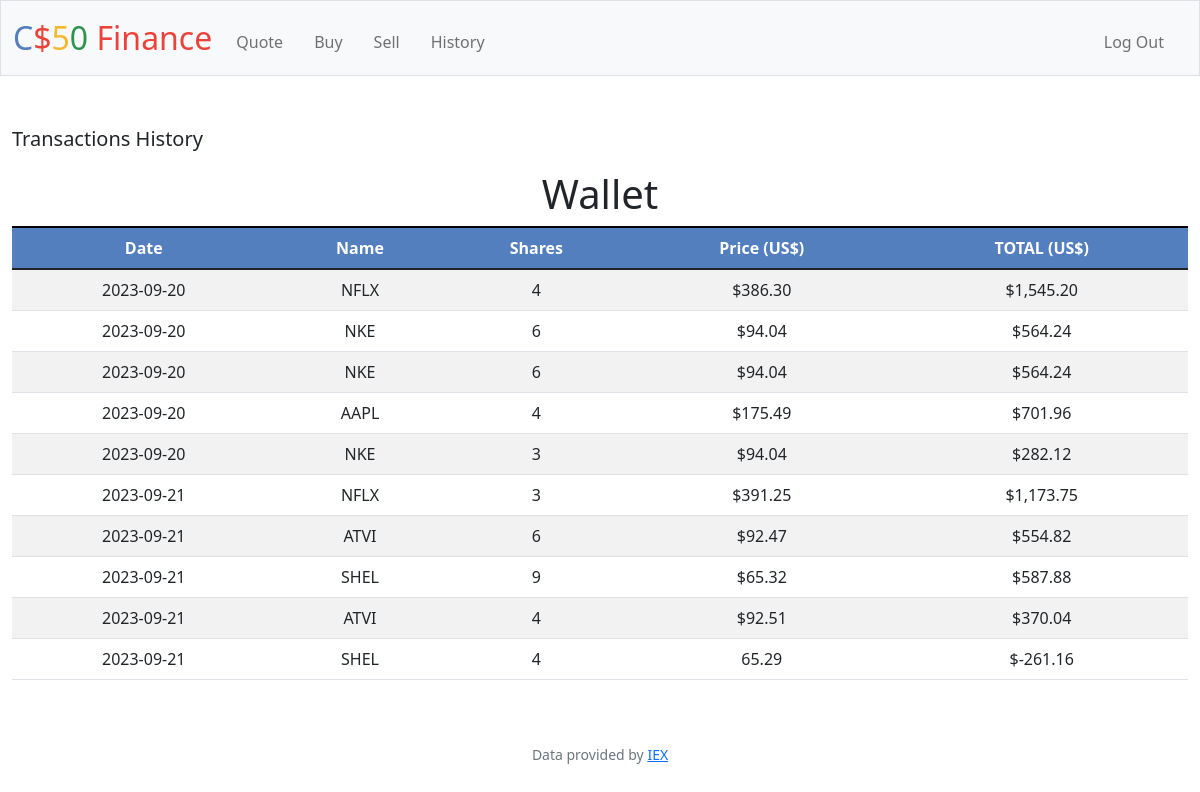
The app's page /history (signed in) with its own data.
### tables this page shows
CREATE TABLE purchase (
    users_id INTEGER NOT NULL,
    stock TEXT NOT NULL,
    shares INTEGER NOT NULL,
    price REAL NOT NULL,
    total_purchase REAL NOT NULL,
    date DATE NOT NULL,
    FOREIGN KEY(users_id) REFERENCES users(id)
);

CREATE TABLE sell (
    users_id INTEGER NOT NULL,
    stock TEXT NOT NULL,
    shares INTEGER NOT NULL,
    price REAL NOT NULL,
    total_sell REAL NOT NULL,
    date DATE NOT NULL,
    FOREIGN KEY(users_id) REFERENCES users(id)
);

### app.py (the view)
@app.route("/history")
@login_required
def history():
    user_id = session.get("user_id")
    purchases = db.execute(
        "SELECT stock, shares, price, total_purchase, date FROM purchase WHERE users_id = ? ORDER BY date;",
        user_id,
    )
    sales = db.execute(
        "SELECT stock, shares, price, total_sell, date FROM sell WHERE users_id = ? ORDER BY date;",
        user_id,
    )
    history = []
    total_history = 0
    for row in purchases:
        total_history += row["total_purchase"]
        price_formatted = usd(row["price"])
        total_formatted = usd(row["total_purchase"])
        history.append(
            {
                "date": row["date"],
                "stock": row["stock"],
                "shares": row["shares"],
                "price": price_formatted,
                "total": total_formatted,
            }
        )
    for row in sales:
        total_history += row["total_sell"]
        price_formatted = usd(row["price"])
        total_formatted = usd(row["total_sell"])
        history.append(
            {
                "date": row["date"],
                "stock": row["stock"],
                "shares": row["shares"],
                "price": row["price"],
                "total": total_formatted,
            }
        )
    total_history_formatted = usd(total_history)
    return render_template("history.html", history=history)

### app.py (called while the page is built)
@app.after_request
def after_request(response):
    response.headers["Cache-Control"] = "no-cache, no-store, must-revalidate"
    response.headers["Expires"] = 0
    response.headers["Pragma"] = "no-cache"
    return response

### helpers.py (called while the page is built)
def login_required(f):
    @wraps(f)
    def decorated_function(*args, **kwargs):
        if session.get("user_id") is None:
            return redirect("/login")
        return f(*args, **kwargs)
    return decorated_function

def usd(value):
    return f"${value:,.2f}"

### templates/history.html (shortened to what this page needs)
{% extends "layout.html" %}
{% block main %}
<div class="greet" style="text-align: left; font-size: 20px">
    <p>Transactions History</p>
</div>
<h1>Wallet</h1>
<table class="table">
    <thead>
        <tr>
            <th>Date</th>
            <th>Name</th>
            <th>Shares</th>
            <th>Price (US$)</th>
            <th>TOTAL (US$)</th>
        </tr>
    </thead>
    <tbody>
    {% for row in history %}
            <tr>
                <td>{{ row["date"] }}</td>
                <td>{{ row["stock"] }}</td>
                <td>{{ row["shares"] }}</td>
                <td >{{ row["price"] }}</td>
                <td>{{ row["total"] }}</td>
            </tr>
    {% endfor %}
    </tbody>
</table>
{% endblock %}

### templates/layout.html (shortened to what this page needs)
<!DOCTYPE html>
<html lang="en">
    <head>
        <link href="https://cdn.jsdelivr.net/npm/bootstrap@5.1.3/dist/css/bootstrap.min.css" rel="stylesheet">
        <link href="/static/styles.css" rel="stylesheet">
    </head>
    <body>
        <nav class="bg-light border navbar navbar-expand-md navbar-light">
            <div class="container-fluid">
                <a class="navbar-brand" href="/"><span class="blue">C</span><span class="red">$</span><span class="yellow">5</span><span class="green">0</span> <span class="red">Finance</span></a>
                <div class="collapse navbar-collapse" id="navbar">
                    {% if session["user_id"] %}
                        <ul class="navbar-nav me-auto mt-2">
                            <li class="nav-item"><a class="nav-link" href="/quote">Quote</a></li>
                            <li class="nav-item"><a class="nav-link" href="/buy">Buy</a></li>
                            <li class="nav-item"><a class="nav-link" href="/sell">Sell</a></li>
                            <li class="nav-item"><a class="nav-link" href="/history">History</a></li>
                        </ul>
                        <ul class="navbar-nav ms-auto mt-2">
                            <li class="nav-item"><a class="nav-link" href="/logout">Log Out</a></li>
                        </ul>
                    {% else %}
                        <ul class="navbar-nav ms-auto mt-2">
                            <li class="nav-item"><a class="nav-link" href="/register">Register</a></li>
                            <li class="nav-item"><a class="nav-link" href="/login">Log In</a></li>
                        </ul>
                    {% endif %}
                </div>
            </div>
        </nav>
        <main class="container-fluid py-5 text-center">
            {% block main %}{% endblock %}
        </main>
        <footer class="mb-5 small text-center text-muted">
            Data provided by <a href="https://iexcloud.io/">IEX</a>
        </footer>
    </body>
</html>

### static/styles.css (style rules this page uses)
nav .navbar-brand { font-size: xx-large; }
nav .navbar-brand .blue { color: #537fbe; }
nav .navbar-brand .red { color: #ea433b; }
nav .navbar-brand .yellow { color: #f5b82e; }
nav .navbar-brand .green { color: #2e944b; }
.nav-link { border-radius: 10px; margin-right: 15px; padding-left: 10px; padding-right: 10px; transition: background-color .5s; }
table { transition: .3s; }
thead { background-color: #537FBE; color: white; border-top: 2px solid black; }
tbody > tr:nth-child(odd) { background-color: #f2f2f2; }

### records on screen
purchase: date "2023-09-20", stock "NFLX", shares "4", price "$386.30", total "$1,545.20"
purchase: date "2023-09-20", stock "NKE", shares "6", price "$94.04", total "$564.24"
purchase: date "2023-09-20", stock "NKE", shares "6", price "$94.04", total "$564.24"
purchase: date "2023-09-20", stock "AAPL", shares "4", price "$175.49", total "$701.96"
purchase: date "2023-09-20", stock "NKE", shares "3", price "$94.04", total "$282.12"
purchase: date "2023-09-21", stock "NFLX", shares "3", price "$391.25", total "$1,173.75"
purchase: date "2023-09-21", stock "ATVI", shares "6", price "$92.47", total "$554.82"
purchase: date "2023-09-21", stock "SHEL", shares "9", price "$65.32", total "$587.88"
purchase: date "2023-09-21", stock "ATVI", shares "4", price "$92.51", total "$370.04"
sell: date "2023-09-21", stock "SHEL", shares "4", price "65.29", total "$-261.16"
